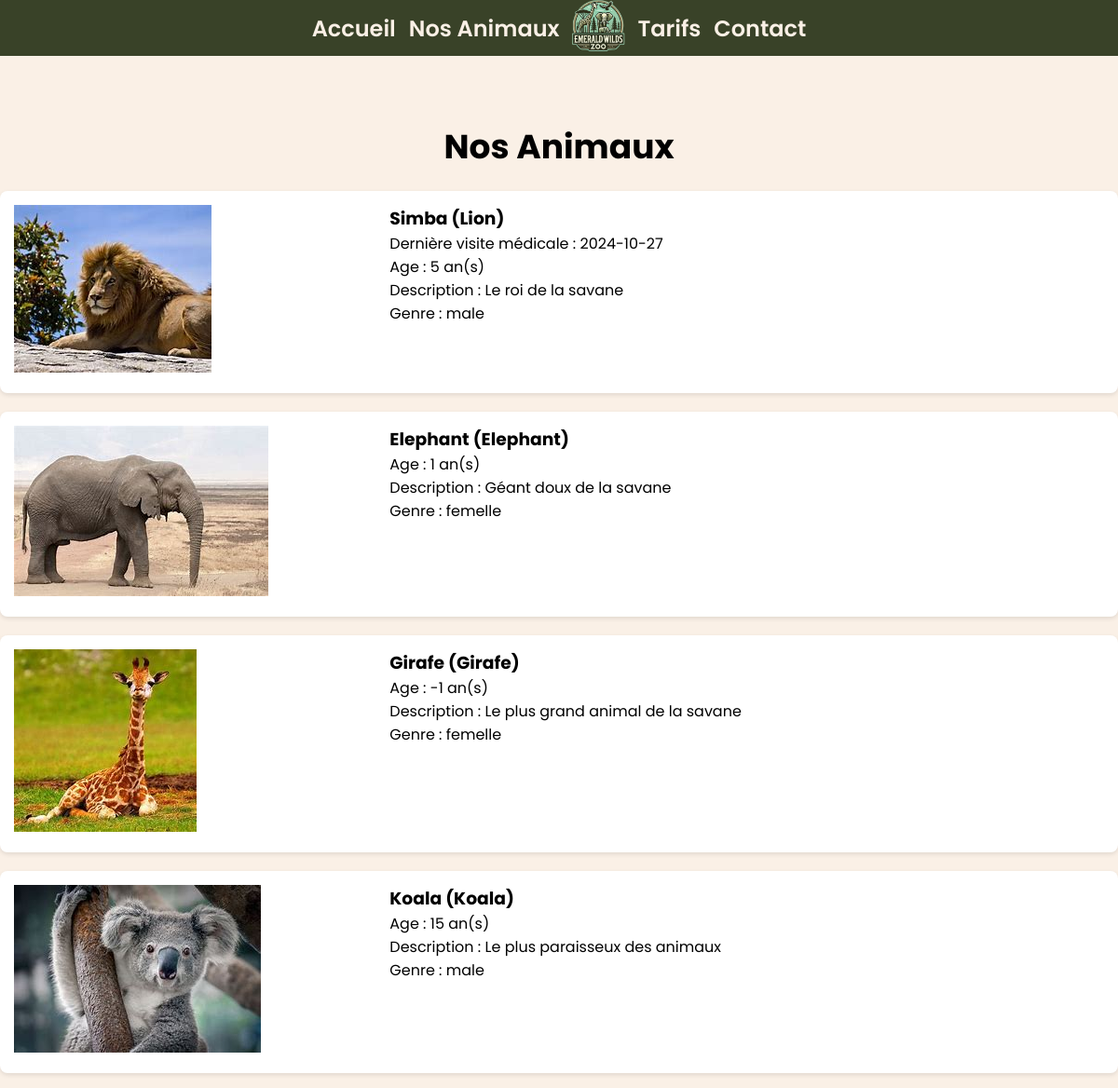
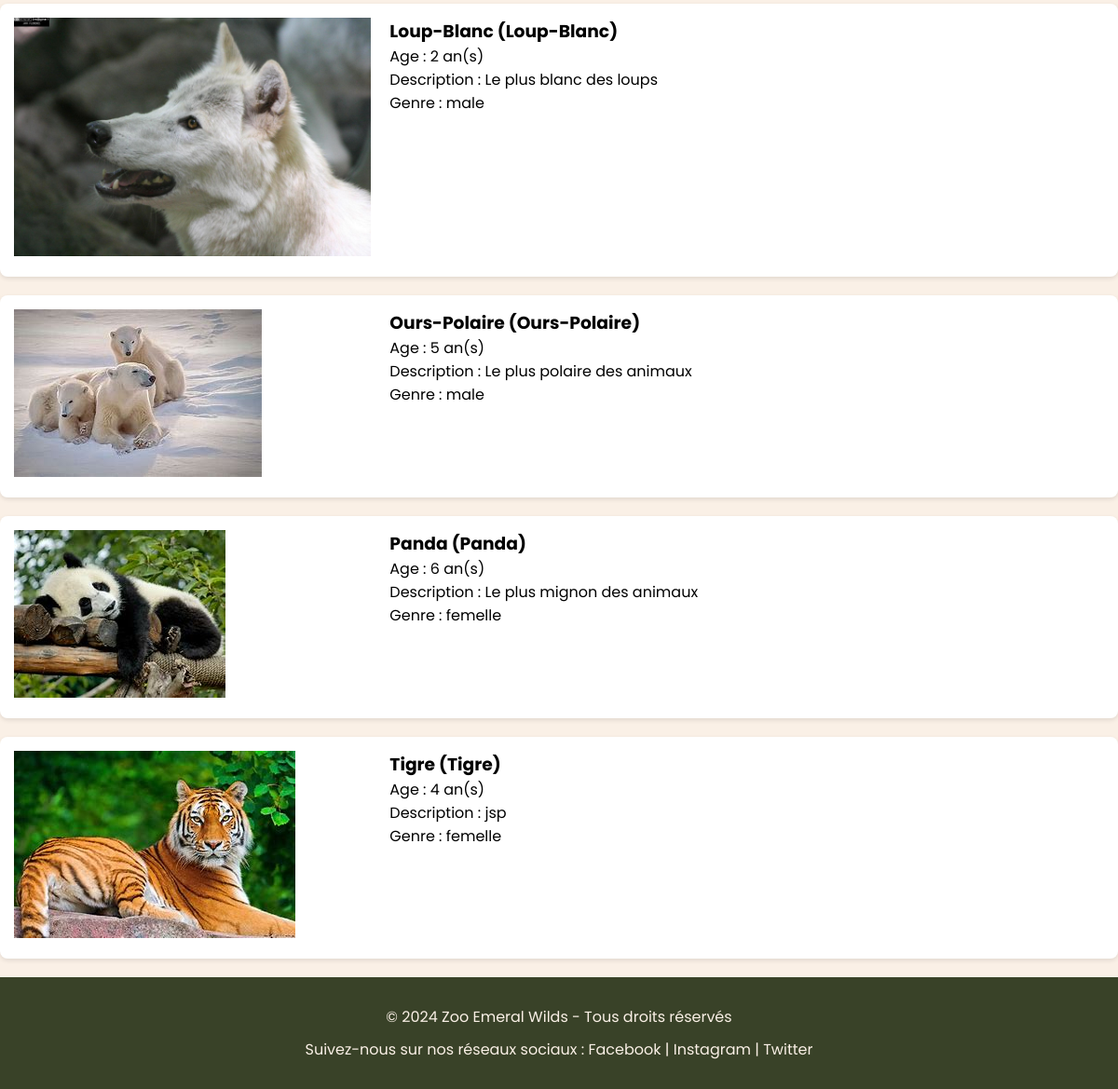
The page /animaux (signed in) on the database its author committed (2 pictures, top to bottom).
### main.py (models this page shows, shortened)
class Animaux(db.Model): # Définir le modèle Animaux
    id = db.Column(db.Integer, primary_key=True)
    nom = db.Column(db.String(80), unique=True, nullable=False)
    race = db.Column(db.String(50), nullable=False)
    age = db.Column(db.Integer, nullable=False)
    description = db.Column(db.String(200), nullable=False)
    genre = db.Column(db.String(20), nullable=False)
    soin = db.Column(db.String(200), nullable=True)
    soigneur = db.Column(db.String(200), nullable=False)
    image = db.Column(db.String(200), nullable=True)

### main.py (the view, shortened to what this page needs)
@app.route('/animaux', methods=['POST', 'GET'])
def animaux():
    animaux = Animaux.query.all()
    if current_user.role in ['admin', 'soigneur']:
        soigneurs = Soigneur.query.all()
        return render_template("./animaux.html", animaux=animaux, soigneurs=soigneurs)
    return render_template("./animaux.html", animaux=animaux)

### main.py (called while the page is built)
@login_manager.user_loader # Charge l'utilisateur si il se connecte
def load_user(id):
    return db.session.get(User, int(id))

### templates/animaux.html (shortened to what this page needs)
<!DOCTYPE html>
<html lang="fr">
<head>
    <link rel="stylesheet" href="../static/css/animaux.css">
</head>
<body>
    <header>
        <div class="container">
            <nav>
                <ul class="nav-left">
                    <li><a href="/">Accueil</a></li>
                    <li><a href="/animaux">Nos Animaux</a></li>
                </ul>
                <div class="logo">
                    <img src="../static/img/log.jpg" alt="Logo du zoo">
                </div>
                <ul class="nav-right">
                    <li><a href="/tarifs">Tarifs</a></li>
                    <li><a href="/contact">Contact</a></li>
                </ul>
            </nav>
        </div>
    </header>
    <section id="animals-section">
        <h2 class="animal-title">Nos Animaux</h2>
        <div class="animals-grid">
            {% for animal in animaux %}
            <div class="animal">
                <div class="animal-image">
                    <img src="{{ animal.image }}" alt="{{ animal.race }}">
                </div>
                <div class="animal-info">
                    <h3>{{ animal.nom }} ({{ animal.race }})</h3>
                    {% if animal.soin not in [None, '', ' '] %}
                        <p>Dernière visite médicale : {{ animal.soin }}</p>
                    {% endif %}
                    <p>Age : {{ animal.age }} an(s)</p>
                    <p>Description : {{ animal.description }}</p>
                    <p>Genre : {{ animal.genre }}</p>
                </div>
            </div>
            {% endfor %}
        </div>
    </section>
    <footer>
        <div class="container">
            <p>&copy; 2024 Zoo Emeral Wilds - Tous droits réservés</p>
            <p>Suivez-nous sur nos réseaux sociaux :
                <a href="https://www.facebook.com/">Facebook</a> | <a href="https://www.instagram.com/">Instagram</a> | <a href="https://x.com/">Twitter</a>
            </p>
        </div>
    </footer>
</body>
</html>

### static/css/animaux.css (style rules this page uses)
* { margin: 0; padding: 0; box-sizing: border-box; }
body { font-family: 'Poppins', sans-serif; padding-top: 60px; background-color: #FAF0E6; }
.container { width: 80%; margin: 0 auto; }
header { background-color: #394228; color: #FAF0E6; padding: 5px 0; position: fixed; top: 0; left: 0; width: 100%; z-index: 1000; }
.animal-title { text-align: center; margin-top: 70px; font-size: 36px; margin-bottom: 20px; }
nav { display: flex; align-items: center; justify-content: center; height: 50px; }
nav ul { list-style: none; display: flex; margin: 0; }
nav ul li { margin: 0 2px; }
nav ul li a { color: #FAF0E6; text-decoration: none; font-size: 24px; font-weight: 600; padding: 5px; transition: color 0.3s ease; }
img { max-width: 100%; height: auto; }
.logo img { max-width: 70px; height: auto; }
.animals-grid { display: flex; flex-direction: column; }
.animal { display: flex; margin-bottom: 20px; padding: 15px; background-color: #ffffff; border-radius: 8px; box-shadow: 0 2px 5px rgba(0, 0, 0, 0.1); }
.animal-image { flex: 1; }
.animal-info { flex: 2; padding-left: 20px; }
footer { background-color: #394228; color: #FAF0E6; text-align: center; padding: 20px 0; margin-top: auto; }
footer p { margin: 10px 0; }
footer a { color: #FAF0E6; text-decoration: none; }

### rows shown on the page
Animaux: image (picture), nom "Simba", race "Lion", soin "2024-10-27", age "5", description "Le roi de la savane", genre "male"
Animaux: image (picture), nom "Elephant", race "Elephant", age "1", description "Géant doux de la savane", genre "femelle"
Animaux: image (picture), nom "Girafe", race "Girafe", age "-1", description "Le plus grand animal de la savane", genre "femelle"
Animaux: image (picture), nom "Koala", race "Koala", age "15", description "Le plus paraisseux des animaux", genre "male"
Animaux: image (picture), nom "Loup-Blanc", race "Loup-Blanc", age "2", description "Le plus blanc des loups", genre "male"
Animaux: image (picture), nom "Ours-Polaire", race "Ours-Polaire", age "5", description "Le plus polaire des animaux", genre "male"
Animaux: image (picture), nom "Panda", race "Panda", age "6", description "Le plus mignon des animaux", genre "femelle"
Animaux: image (picture), nom "Tigre", race "Tigre", age "4", description "jsp", genre "femelle"
